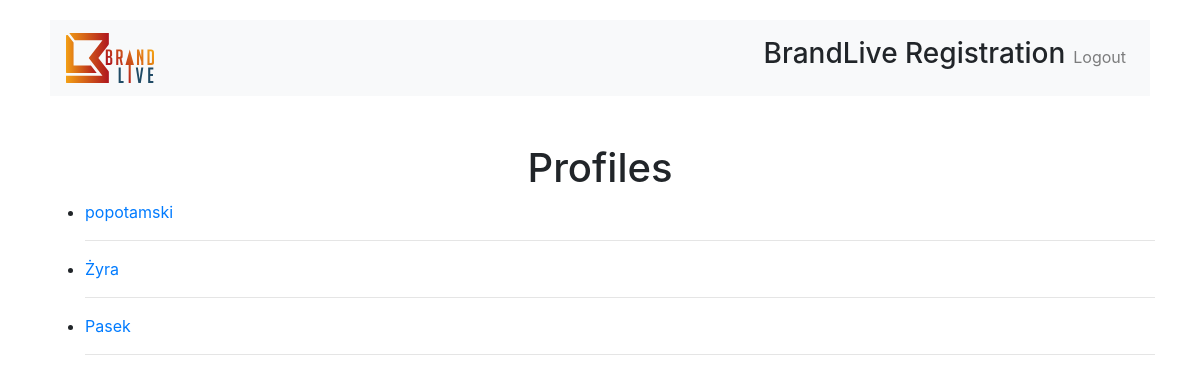
Before: /profiles (signed in) with the older database file.
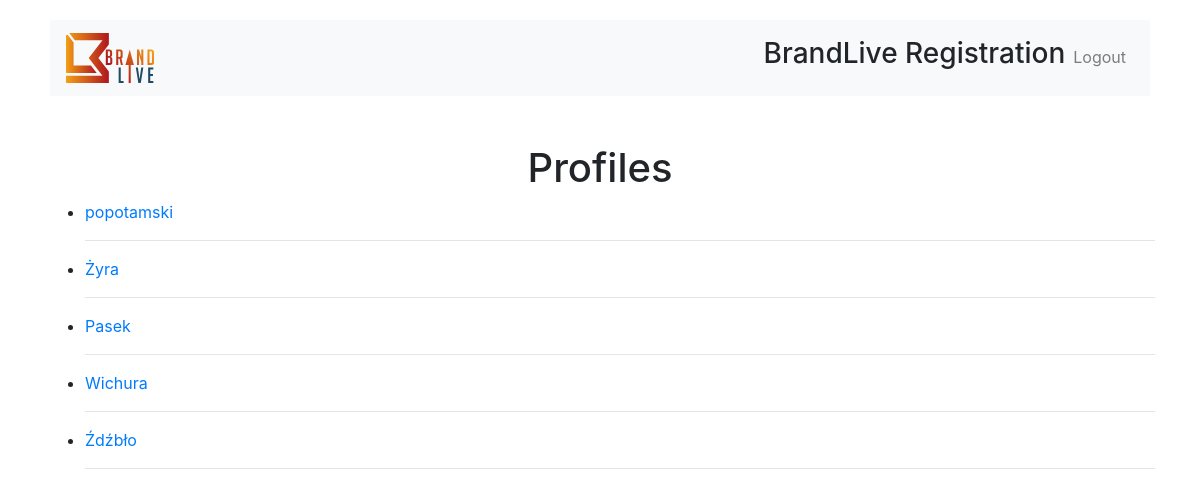
After: the same page with the newer database file.
### candidate_app/models.py (models this page shows)
class CandidateProfile(User):
    gender_choice = (
        ('Female', 'Female'),
        ('Male', 'Male'),
    )
    age_choice = (
        ('16-20', '16-20'),
        ('21-30', '21-30'),
        ('31-40', '31-40'),
        ('40+', '40+'),
    )
    gender = models.CharField(max_length=20, choices=gender_choice)
    age = models.CharField(max_length=20, choices=age_choice)
    location = models.CharField(max_length=200, default='London')
    phone_number = models.CharField(max_length=20, blank=True)
    photo = models.ImageField(upload_to='images/', blank=True)
    note = models.TextField(max_length=500,
                            blank=True)
    def get_absolute_url(self):
        return reverse('profile-detail', args=[str(self.id)])

### candidate_app/views.py (the view)
# urls.py: path('profiles', CandidateProfileListView.as_view(), name='profiles'),
class CandidateProfileListView(generic.ListView):
    model = CandidateProfile

### candidate_app/templates/candidate_app/candidateprofile_list.html (shortened to what this page needs)
{% extends "base_generic.html" %}
{% block content %}
{% if request.user.is_authenticated %}
<div class="container">
  <h1 style="text-align:center">Profiles</h1>
  {% if object_list %}
  <ul>
    {% for profile in object_list %}
      <li>{{profile.fist_name}}  <a href="{{ profile.get_absolute_url }}">{{profile.last_name}}</a>
        <hr>
      </li>
    {% endfor %}
  </ul>
  {% else %}
    <p>There are no profiles in the records.</p>
  {% endif %}
  </div>
{% else %}
    <div style="text-align: center;">
        <h4> You are not Logged in. Please log in <a href="{% url 'user-login' %}">here</a></h4>
    </div>
{% endif %}
{% endblock %}

### candidate_app/templates/base_generic.html (shortened to what this page needs)
<!DOCTYPE html>
<html lang="en">
<head>
  <link rel="stylesheet" href="https://stackpath.bootstrapcdn.com/bootstrap/4.1.3/css/bootstrap.min.css">
  {% load static %}
  <link rel="stylesheet" href="{% static 'css/styles.css' %}" type="text/css">
</head>
<body>
    {% block navbar %}
    <div style="margin: 20px 50px">
        <nav class="navbar navbar-expand-lg navbar-light bg-light" style="height: 50px margin-left: 100px">
            <a class="navbar-brand" href="https://brandlive.co.uk" >
                <img style="height: 50px" src="{% static 'images/BL_logo_horiz.svg' %}">
            </a>
            <ul class="navbar-nav ml-auto">
                    <h3>BrandLive Registration</h3>
            {% if request.user.is_authenticated %}
                <li class="nav-item"><a class="nav-link " href="{% url 'logout' %}">Logout</a></li>
            {% endif %}
            </ul>
        </nav>
    </div>
    {% endblock %}
    <div class="cointaier mt-5" styles="text-align: center">
      {% block content %}
        {% endblock %}
    </div>
</body>
</html>

Changed rows visible on the page:
added CandidateProfile: last_name "Wichura"
added CandidateProfile: last_name "Źdźbło"
